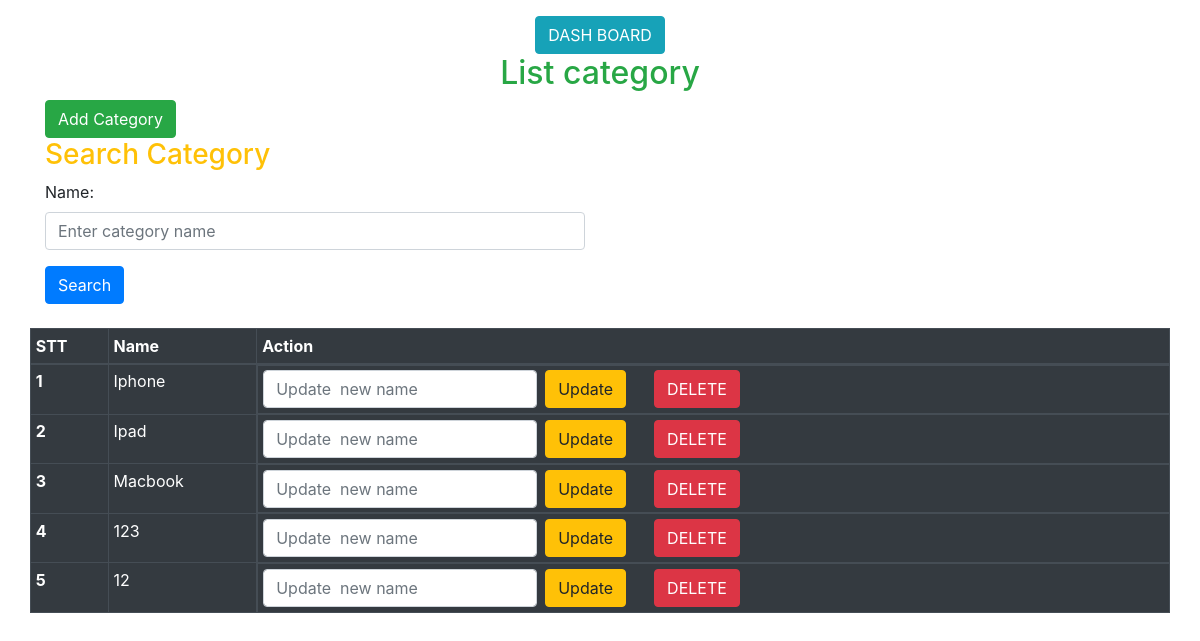
The page /category on the database its author committed.
### tables this page shows
CREATE TABLE `category` (
  `id` int(11) NOT NULL,
  `name` varchar(155) NOT NULL
);

### system/libs/load.php (called while the page is built, shortened)
<?php
class load{
    public function view($fileName,$data=false){
        include 'app/views/'.$fileName.'.php';
    }
    public function model($fileName){
        return new $fileName();
    }
}
?>

### app/Controllers/category.php (called while the page is built, shortened)
<?php
class category extends DController {
    public function index() {
        $this->load->view('header');
        $catemodel = $this->load->model('catemodel');
        $tablename = 'category';
        $data['cate'] = $catemodel->selectAllCate($tablename);
        $this->load->view('listcate', $data);
        $this->load->view('footer');
    }
}
?>

### system/libs/database.php (called while the page is built, shortened)
<?php
class database extends PDO {
    public function select($sql, $data = array(), $fetchStyle = PDO::FETCH_ASSOC) {
        try {
            $statement = $this->prepare($sql);
            $statement->execute();
            return $statement->fetchAll($fetchStyle);
        } catch(PDOException $e) {
            echo "Error: " . $e->getMessage();
            return false;
        }
    }
}
?>

### app/Models/catemodel.php (called while the page is built, shortened)
<?php
class cateModel extends DModel
{
    public function selectAllCate($table)
    {
        $sql = "SELECT * FROM $table";
        return $this->db->select($sql, array());
    }
}
?>

### system/libs/DController.php (called while the page is built, shortened)
<?php
class DController{
    public function __construct()
    {
        $this->load = new load();
    }
}
?>

### system/libs/DModel.php (called while the page is built, shortened)
<?php
class DModel{
    public function __construct()
    {
        $this ->db = new database();
    }
}
?>

### app/views/listcate.php (the view)
<?php
include_once('header.php');
?>
<h2 class="text-center text-success">List category</h2>
<div class="container">
    <a href="<?=BASE_URL?>category/addcate"><button class="btn btn-success">Add Category</button></a>
</div>
    <div class="container">
        <h3 class="text-warning">Search Category</h3>
        <div class="row">
            <div class="col-md-6">
                <form autocomplete="off" class="mb-4" method="get" action="<?=BASE_URL?>category/search">
                    <div class="form-group">
                        <label>Name:</label>
                        <input name="name" type="text" class="form-control" placeholder="Enter category name">
                    </div>
                    <button type="submit" class="btn btn-primary">Search</button>
                </form>
            </div>
        </div>
    </div>
    <div class="container">
        <div class="row justify-content-center">
        <table class="table table-bordered table-sm table-dark">
        <thead>
            <tr>
                <th scope="col">STT</th>
                <th scope="col">Name</th>
                <th scope="col">Action</th>
            </tr>
        </thead>
        <tbody>
            <?php
            $i = 0;
            foreach ($data as $key => $items) {
                foreach ($items as $item) {
                    echo '<tr>
                                <th scope="row">'.++$i.'</th>
                                <td>'.$item['name'].'</td>
                                <td class="d-flex justify-content-start align-items-center">
                                    <form autocomplete="off" class="d-flex justify-content-start mr-4" method="POST" action="'.BASE_URL.'category/update/'.$item['id'].'">
                                        <input style="with: 100px;" type="text" name="name" class="form-control mr-2" placeholder="Update  new name">
                                        <button type="submit" class="btn btn-warning mr-1">Update</button>
                                    </form>
                                    <a href="'.BASE_URL.'category/delete/'.$item['id'].'">
                                        <button class="btn btn-danger mr-2">DELETE</button>
                                    </a>
                                </td>
                            </tr>';
                }
            }
            ?>
        </tbody>
    </table>
    </div>
    </div>
<?php
include_once('footer.php')
?>

### rows shown on the page
category: name "Iphone"
category: name "Ipad"
category: name "Macbook"
category: name "123"
category: name "12"
